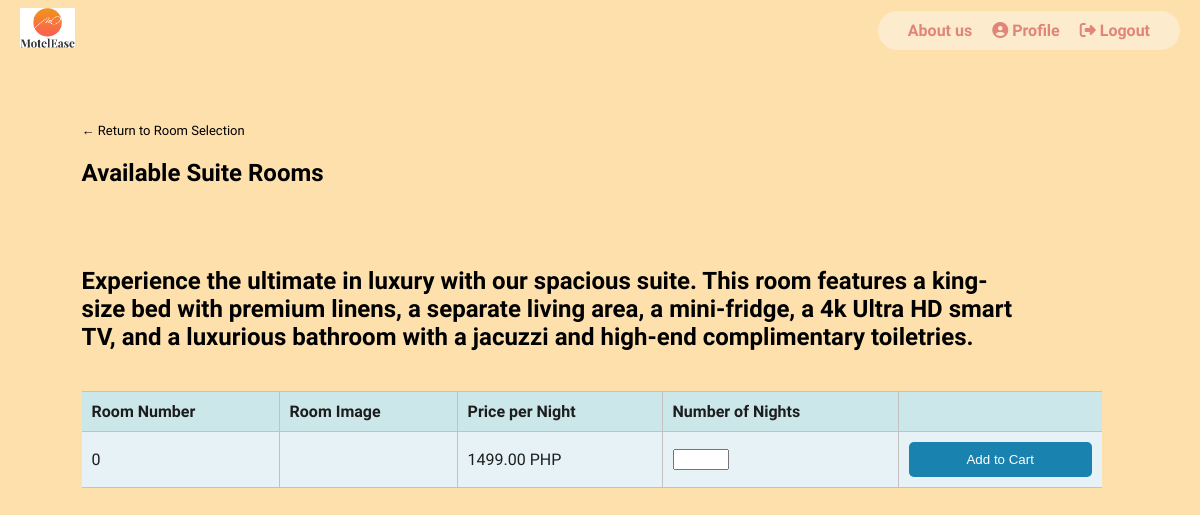
Before: /ITPROGhotel/php/Suite.php (signed in) with the older database file.
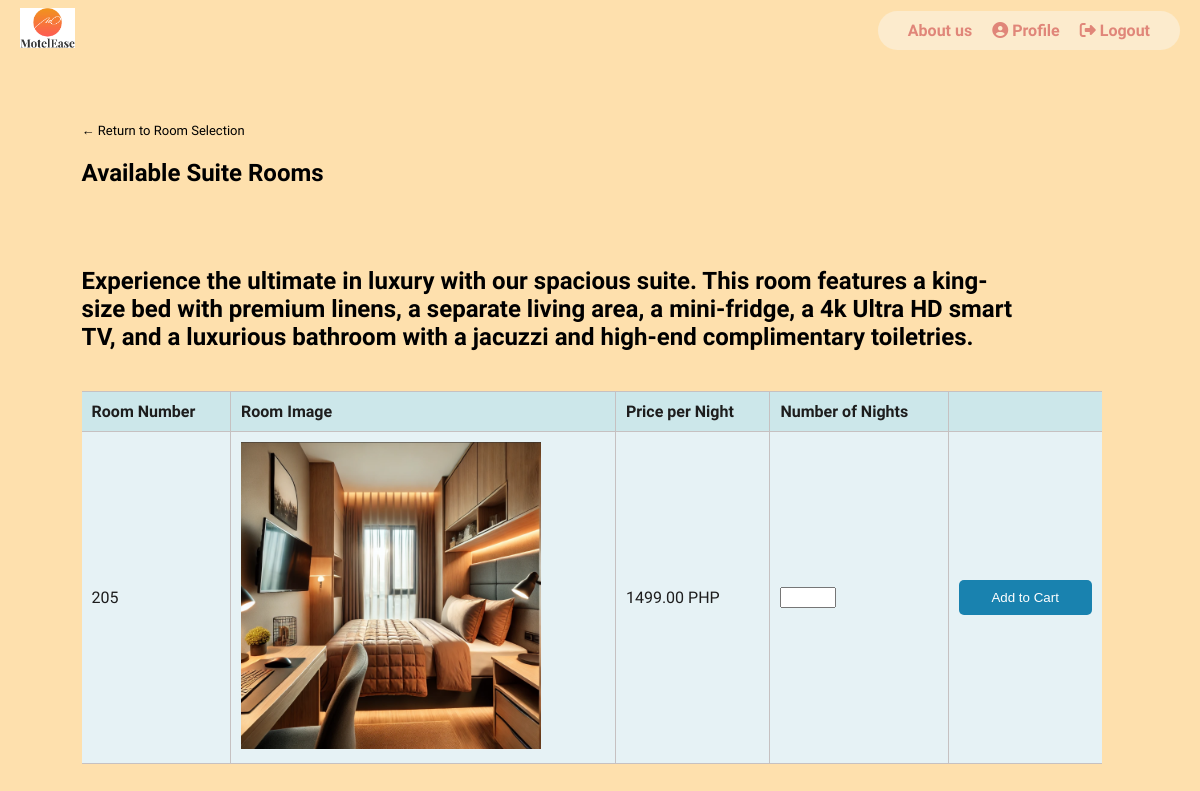
After: the same page with the newer database file.
### tables this page shows
CREATE TABLE `rooms` (
  `id` int(11) NOT NULL,
  `type` varchar(50) DEFAULT NULL,
  `price_per_night` decimal(10,2) DEFAULT NULL,
  `availability` int(11) DEFAULT NULL,
  `image` mediumblob NOT NULL,
  `room_number` int(11) NOT NULL
);

### ITPROGhotel/php/Suite.php (the view, shortened to what this page needs)
<?php
$conn = new mysqli('localhost', 'root', '', 'itproghs');
$stmt = $conn->prepare("SELECT * FROM rooms WHERE type = 'Suite' AND availability = 0");
$stmt->execute();
$result = $stmt->get_result();
$suiteRooms = $result->fetch_all(MYSQLI_ASSOC);
?>
<!DOCTYPE html>
<html>
<head>
    <link href="rooms.css" rel="stylesheet" type="text/css">
    <link rel="stylesheet" href="https://cdnjs.cloudflare.com/ajax/libs/font-awesome/6.2.0/css/all.min.css">
</head>
<body class="loggedin">
    <nav class="navtop">
        <div class="nav-container">
            <div class="logo">
                <a href="home.php"><img src="uploads/motel-ease_logo.png"></a>
            </div>
            <div class="nav-links">
                <a href="aboutus.html" class="nav-link">About us</a>
                <a href="profile.php" class="nav-link"><i class="fas fa-user-circle"></i> Profile</a>
                <a href="logout.php" class="nav-link"><i class="fas fa-sign-out-alt"></i> Logout</a>
            </div>
        </div>
    </nav>
    <div class="content">
        <p><a href="room-selection.php" class="back-btn"> ← Return to Room Selection</a></p>
        <h2>Available Suite Rooms</h2>
        <h2></h2>
        <h2>Experience the ultimate in luxury with our spacious suite. This room features a king-size bed with premium linens, a separate living area, a mini-fridge, a 4k Ultra HD smart TV, and a luxurious bathroom with a jacuzzi and high-end complimentary toiletries.</h2>
        <table class="rooms-table">
            <thead>
                <tr>
                    <th>Room Number</th>
                    <th>Room Image</th>
                    <th>Price per Night</th>
                    <th>Number of Nights</th>
                    <th></th>
                </tr>
            </thead>
            <tbody>
                <?php foreach ($suiteRooms as $room): ?>
                    <tr>
                        <td><?= htmlspecialchars($room['room_number']) ?></td>
                        <td><img src="<?= $room['image'] ?>"width="300"></td>
                        <td><?= htmlspecialchars($room['price_per_night']) ?> PHP</td>
                        <td>
                            <form action="add-to-cart.php" method="post">
                                <input type="number" name="quantity" min="1" max="30" required>
                        </td>
                        <td>
                            <input type="submit" value="Add to Cart" class="button-item">
                        </td>
                    </tr>
                <?php endforeach; ?>
            </tbody>
        </table>
    </div>
</body>
</html>

Changed rows visible on the page:
changed rooms: room_number "0" → "205"; image: picture added
